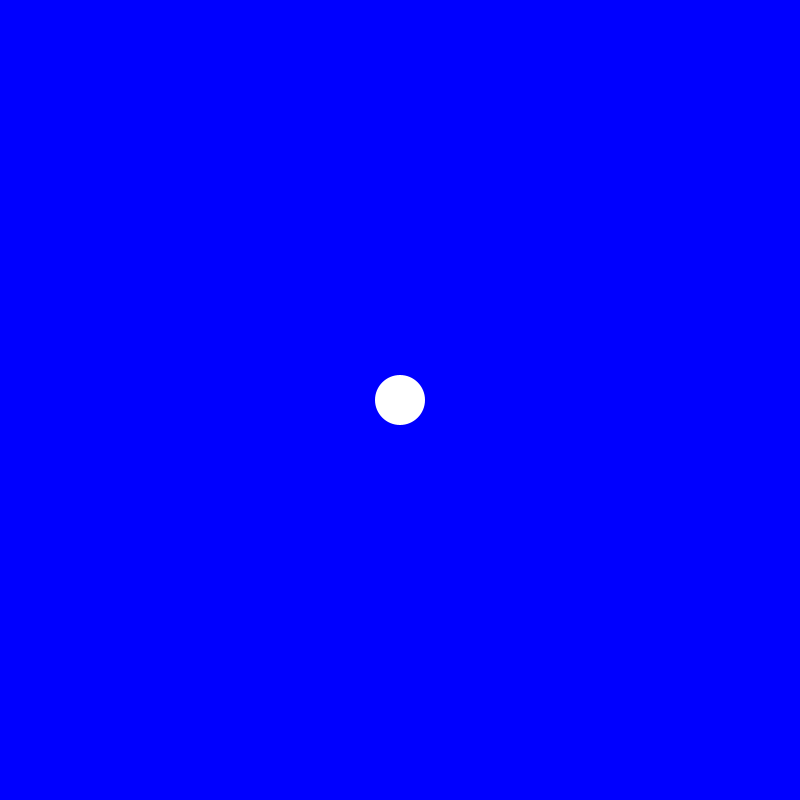
Frame 1 (no input)
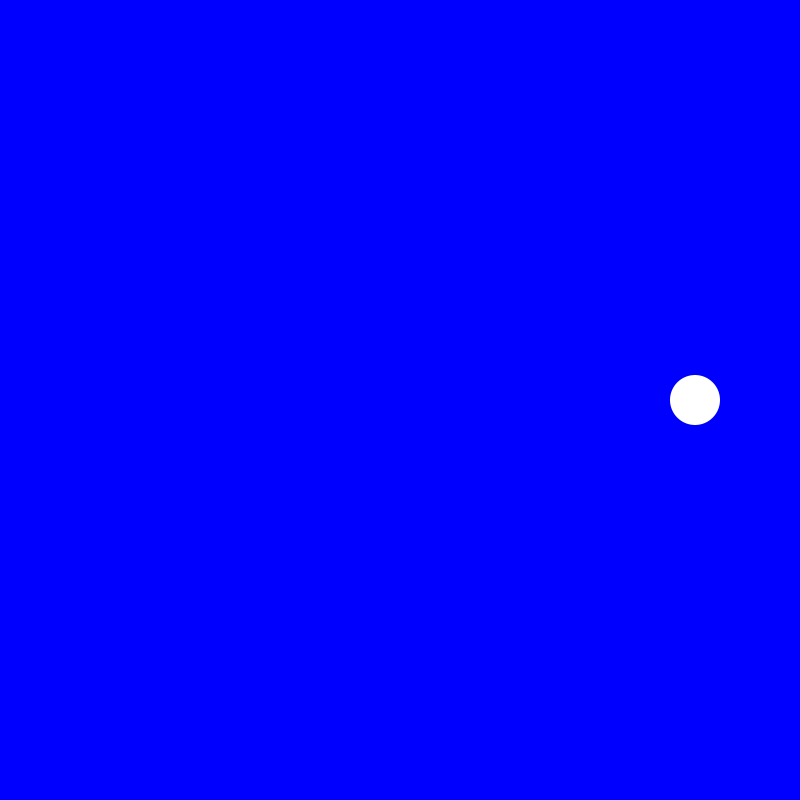
Frame 60 (the mouse pressed at the canvas centre just before this capture)
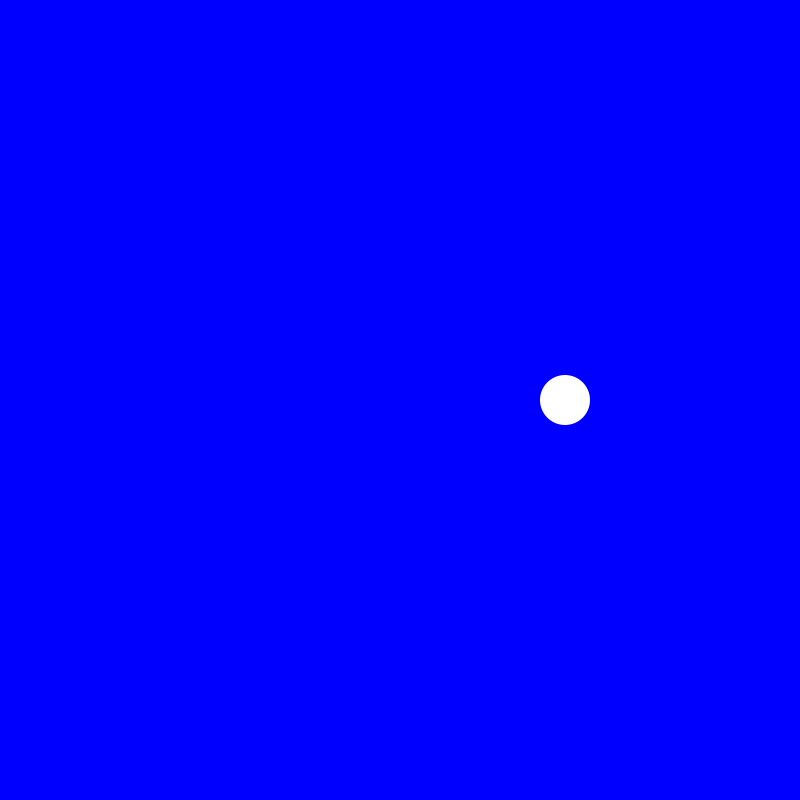
Frame 120 (the mouse held since frame 60 and released just before this capture)

The Processing sketch that drew these frames (run headless with seeded random() and noise(); from frame 60 on, the mouse is pressed at the canvas centre):

// Processing sketch: LSIp4_04_XBounce
// ── LSIp4_04_XBounce.pde
float posX;
float diam = 50;
float dir = 5;

void setup() {
  size(800, 800);
  background(0, 0, 255);
  smooth();
  posX = width/2;
}

void draw() {
  background(0, 0, 255);
  noStroke();
  fill(255);
  ellipse(posX, height/2, diam, diam);
  posX = posX + dir;

  if ((posX+diam/2)>width || (posX-diam/2)<0) {
    dir = dir * -1;
  }
}
